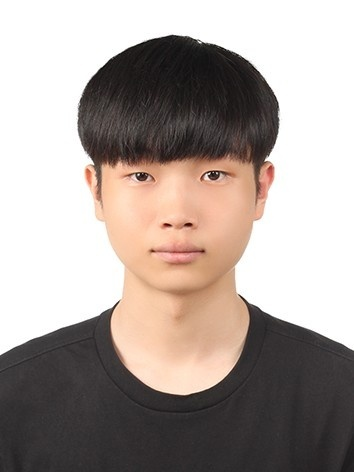
#> input picture ToCartoon/image.jpg, 354 x 472 px
$ python ToCartoon.py
#> lines starting #> are read from the running program, lines starting #| are printed output that depends on the picture; after the words box and inside, x2 and y2 are one past the last pixel; in counts of white or black regions, pixels touching at a corner belong together
import cv2
# import numpy as np

# 이미지 로드
img = cv2.imread('image.jpg')
#> img is the input picture: shape (472, 354, 3); mean B, G, R 155.2, 160.6, 171.1

# 이미지를 그레이 스케일로 변환
gray = cv2.cvtColor(img, cv2.COLOR_BGR2GRAY)
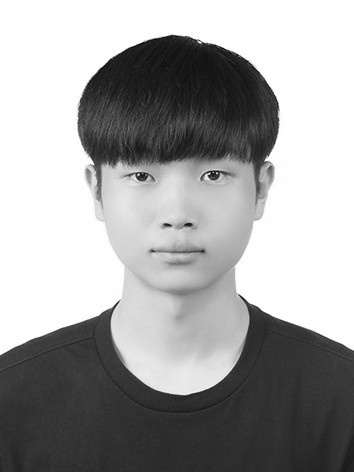
#> gray: shape (472, 354); min 0, max 255, mean 163.1

# median blur를 적용하여 노이즈 제거
gray = cv2.medianBlur(gray, 5)

# adaptive thresholding를 사용하여 edge를 찾음
edges = cv2.adaptiveThreshold(gray, 255, cv2.ADAPTIVE_THRESH_MEAN_C, cv2.THRESH_BINARY, 9, 9)
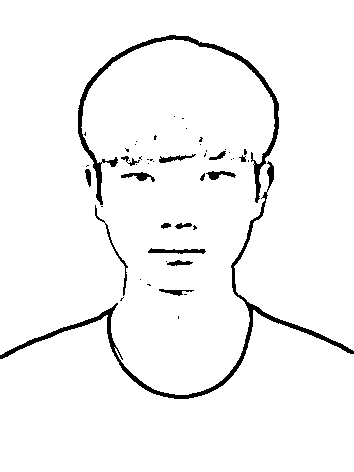
#> edges: shape (472, 354); 96.2% white; 50 black regions (34 under 20 px), largest, box (x1, y1, x2, y2) and area: (0, 161, 354, 399) 2631, (78, 35, 279, 205) 2178, (148, 248, 206, 254) 211

# 이미지 컬러 변환
color = cv2.bilateralFilter(img, 9, 300, 300)

# 컬러 이미지와 edges mask 결합
cartoon = cv2.bitwise_and(color, color, mask=edges)
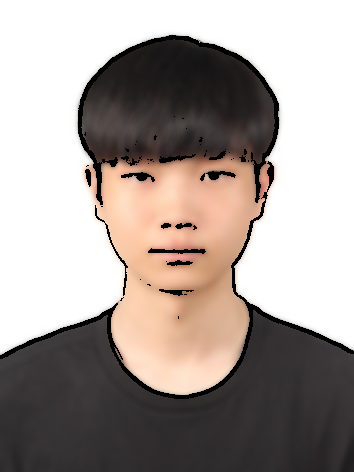
#> cartoon: shape (472, 354, 3); mean B, G, R 152.1, 157.1, 166.8

# 출력
cv2.imshow("Cartoon", cartoon)
cv2.waitKey(0)
cv2.destroyAllWindows()
